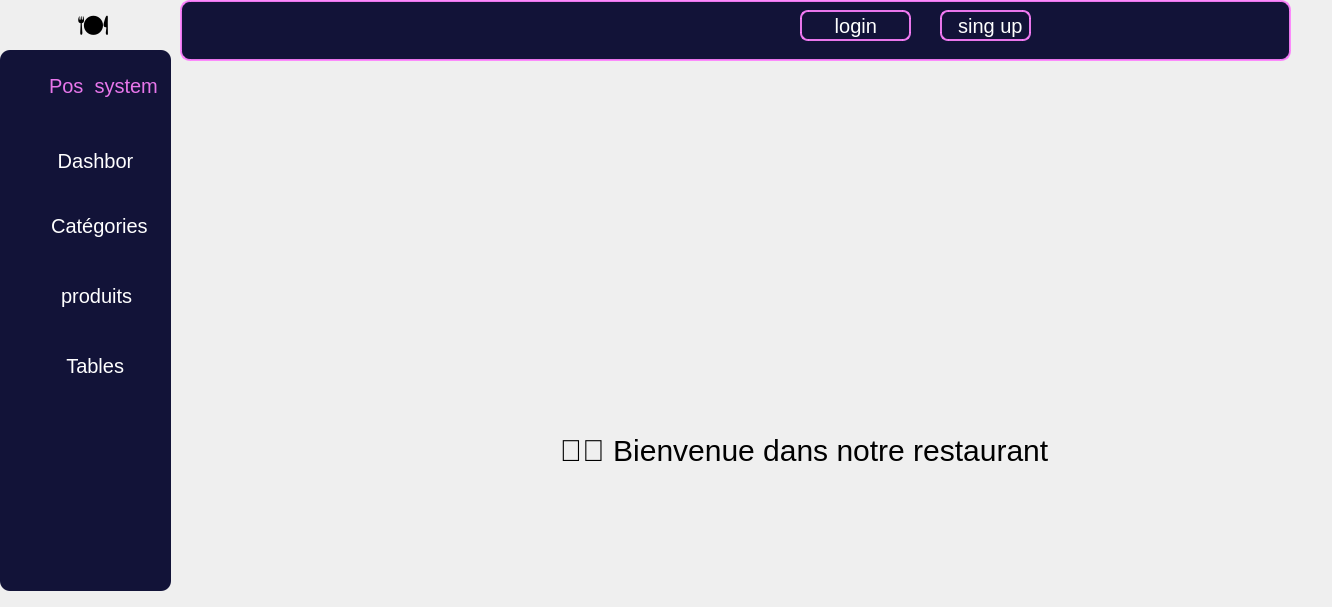
<?xml version="1.0" encoding="UTF-8"?>
<ui version="4.0">
 <class>Acullier</class>
 <widget class="QDialog" name="Acullier">
  <property name="geometry">
   <rect>
    <x>0</x>
    <y>0</y>
    <width>1332</width>
    <height>607</height>
   </rect>
  </property>
  <property name="windowTitle">
   <string>Dialog</string>
  </property>
  <widget class="QLabel" name="label">
   <property name="geometry">
    <rect>
     <x>360</x>
     <y>420</y>
     <width>781</width>
     <height>61</height>
    </rect>
   </property>
   <property name="styleSheet">
    <string notr="true">QLabel{
font-size:30px
}</string>
   </property>
   <property name="text">
    <string>                        🍕🍝 Bienvenue dans notre restaurant</string>
   </property>
  </widget>
  <widget class="QLabel" name="label_3">
   <property name="geometry">
    <rect>
     <x>40</x>
     <y>120</y>
     <width>63</width>
     <height>20</height>
    </rect>
   </property>
   <property name="text">
    <string/>
   </property>
  </widget>
  <widget class="QLabel" name="label_4">
   <property name="geometry">
    <rect>
     <x>340</x>
     <y>190</y>
     <width>63</width>
     <height>20</height>
    </rect>
   </property>
   <property name="text">
    <string/>
   </property>
  </widget>
  <widget class="QFrame" name="frame">
   <property name="geometry">
    <rect>
     <x>0</x>
     <y>50</y>
     <width>171</width>
     <height>541</height>
    </rect>
   </property>
   <property name="styleSheet">
    <string notr="true">QFrame{
background-color:rgb(18, 19, 56);
  border-radius: 10px;
}</string>
   </property>
   <property name="frameShape">
    <enum>QFrame::Shape::StyledPanel</enum>
   </property>
   <property name="frameShadow">
    <enum>QFrame::Shadow::Raised</enum>
   </property>
   <widget class="QLabel" name="label_2">
    <property name="geometry">
     <rect>
      <x>20</x>
      <y>10</y>
      <width>181</width>
      <height>51</height>
     </rect>
    </property>
    <property name="styleSheet">
     <string notr="true">QLabel{
  border: none;
  color:rgba(253, 128, 253, 0.911)  ;
  padding: 12px 24px;
  text-align: center;
  font-size: 20px;
  border-radius: 8px;
  cursor: pointer;
  transition: background-color 0.3s ease;

}</string>
    </property>
    <property name="text">
     <string>Pos  system</string>
    </property>
   </widget>
   <widget class="QLabel" name="label_6">
    <property name="geometry">
     <rect>
      <x>30</x>
      <y>90</y>
      <width>131</width>
      <height>41</height>
     </rect>
    </property>
    <property name="styleSheet">
     <string notr="true">QLabel{
color:#fff;
font-size:20px;
border-radius: 8px;
 font-family: 'Arial', sans-serif;
}
QLabel:hover {
background-color:rgb(222, 66, 159);
}</string>
    </property>
    <property name="text">
     <string>     Dashbor</string>
    </property>
   </widget>
   <widget class="QLabel" name="label_5">
    <property name="geometry">
     <rect>
      <x>40</x>
      <y>160</y>
      <width>111</width>
      <height>31</height>
     </rect>
    </property>
    <property name="styleSheet">
     <string notr="true">QLabel{
color:#fff;
font-size:20px;
border-radius: 8px;
 font-family: 'Arial', sans-serif;
}
QLabel:hover {
background-color:rgb(222, 66, 159);
}</string>
    </property>
    <property name="text">
     <string>  Catégories</string>
    </property>
   </widget>
   <widget class="QLabel" name="label_7">
    <property name="geometry">
     <rect>
      <x>50</x>
      <y>230</y>
      <width>101</width>
      <height>31</height>
     </rect>
    </property>
    <property name="styleSheet">
     <string notr="true">QLabel{
color:#fff;
font-size:20px;
border-radius: 8px;
 font-family: 'Arial', sans-serif;
}
QLabel:hover {
background-color:rgb(222, 66, 159);
}</string>
    </property>
    <property name="text">
     <string>  produits</string>
    </property>
   </widget>
   <widget class="QLabel" name="label_8">
    <property name="geometry">
     <rect>
      <x>50</x>
      <y>300</y>
      <width>91</width>
      <height>31</height>
     </rect>
    </property>
    <property name="styleSheet">
     <string notr="true">QLabel{
color:#fff;
font-size:20px;
border-radius: 8px;
 font-family: 'Arial', sans-serif;
}
QLabel:hover {
background-color:rgb(222, 66, 159);
}</string>
    </property>
    <property name="text">
     <string>   Tables</string>
    </property>
   </widget>
  </widget>
  <widget class="QFrame" name="frame_2">
   <property name="geometry">
    <rect>
     <x>180</x>
     <y>0</y>
     <width>1111</width>
     <height>61</height>
    </rect>
   </property>
   <property name="styleSheet">
    <string notr="true">QFrame{
background-color:rgb(18, 19, 56);
  border-radius: 10px;
border:2px solid rgba(253, 128, 253, 0.911) ;
}</string>
   </property>
   <property name="frameShape">
    <enum>QFrame::Shape::StyledPanel</enum>
   </property>
   <property name="frameShadow">
    <enum>QFrame::Shadow::Raised</enum>
   </property>
   <widget class="QLabel" name="label_9">
    <property name="geometry">
     <rect>
      <x>620</x>
      <y>10</y>
      <width>111</width>
      <height>31</height>
     </rect>
    </property>
    <property name="styleSheet">
     <string notr="true">QLabel{
color:#fff;
font-size:20px;
border-radius: 8px;
 font-family: 'Arial', sans-serif;
}
QLabel:hover {
background-color:rgb(222, 66, 159);
}</string>
    </property>
    <property name="text">
     <string>     login</string>
    </property>
   </widget>
   <widget class="QLabel" name="label_10">
    <property name="geometry">
     <rect>
      <x>760</x>
      <y>10</y>
      <width>91</width>
      <height>31</height>
     </rect>
    </property>
    <property name="styleSheet">
     <string notr="true">QLabel{
color:#fff;
font-size:20px;
border-radius: 8px;
 font-family: 'Arial', sans-serif;
}
QLabel:hover {
background-color:rgb(222, 66, 159);
}</string>
    </property>
    <property name="text">
     <string>  sing up</string>
    </property>
   </widget>
  </widget>
  <widget class="QLabel" name="label_11">
   <property name="geometry">
    <rect>
     <x>52</x>
     <y>9</y>
     <width>81</width>
     <height>41</height>
    </rect>
   </property>
   <property name="styleSheet">
    <string notr="true">QLabel{font-size:30px}</string>
   </property>
   <property name="text">
    <string>   🍽️</string>
   </property>
  </widget>
 </widget>
 <resources/>
 <connections/>
</ui>
